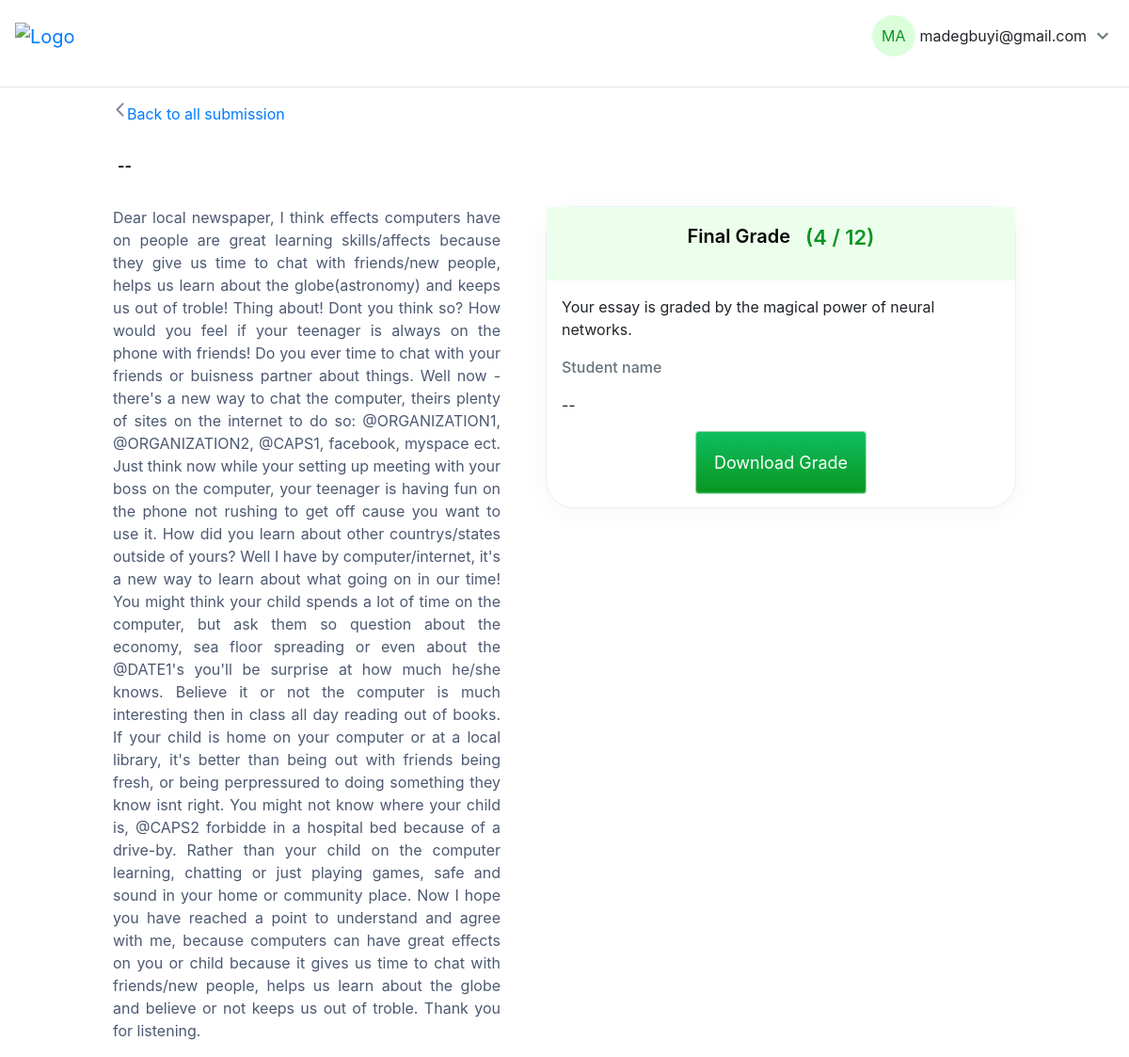
Screenshot of /96/essay96/ with the database file from the repository.
### grader/models.py (models this page shows, shortened)
class Essay(models.Model):
    question = models.ForeignKey(Question, on_delete=models.CASCADE)
    content = models.TextField(max_length=100000)
    score = models.IntegerField(null=True, blank=True)
    matric_no = models.CharField(max_length=20, blank=True, null=True)
    name = models.CharField(max_length=255, blank=True, null=True)
    created_at = models.DateTimeField(auto_now_add=True)

class Question(models.Model):
    question_title = models.TextField(max_length=100000)
    set = models.IntegerField(unique=True)
    min_score = models.IntegerField()
    max_score = models.IntegerField()

### grader/views.py (the view)
# urls.py: path('<int:question_id>/essay<int:essay_id>/', views.essay, name='essay'),
def essay(request, question_id, essay_id):
    essay = get_object_or_404(Essay, pk=essay_id)
    context = {
        "essay": essay,
    }
    return render(request, "grader/essay.html", context)

### grader/templates/grader/essay.html (shortened to what this page needs)
{% extends 'base.html' %}
{% block content %}
<section>
  <div class="main-submission">
    <div class="user">
      <div class="back">
        <a class="back-btn" href="/responses">
          <p>Back to all submission</p>
        </div>
        <p class="name_text">{{ essay.name|default:"--"|title }}</p>
    </div>
    <div class="submission_section">
      <div class="answer-banner">
        <p class="text-justify answer">{{ essay.content }}</p>
      </div>
      <div class="grades">
        <div class="grade-heading">
          <p>Final Grade</p>
          <span>({{ essay.score|default:0 }} / {{ essay.question.max_score }})</span>
        </div>
        <div class="grades-body">
          <p>Your essay is graded by the magical power of neural networks.</p>
          <div>
            <p class="gray-text">Student name</p>
            <p class="name">{{ essay.name|default:"--"|title }}</p>
          </div>
         <div style="display: flex; align-items: center; justify-content: center;">
          <button class="submit">Download Grade</button>
         </div>
        </div>
      </div>
    </div>
  </div>
</section>
{% endblock %}

### grader/templates/grader/essay.html (style rules this page uses)
.answer-banner { width: 80%; }
a { text-decoration: none; cursor: pointer; display: flex; }
.grades { width: 100%; max-width: 500px; height: 20.0625rem; border-radius: 30px; border: 1px solid #EBEEEF; background: white; box-shadow: 0px 4px 27px 0px rgba(0, 0, 0, 0.04); }
.grade-heading { text-align: center; padding: 1rem; display: flex; border-top: 30px; gap: 1rem; justify-content: center; background-color: #ECFFEC; }
.submit { display: flex; padding: 1.1875rem; justify-content: center; align-items: center; gap: 0.5rem; color: white; font-size: 18px; align-self: stretch; cursor: pointer; border-radius: 0.25rem; border: 0.5px solid rgba(255, 255, 255, 0.57); background: linear-gradient(180deg, #0EBE5F 0%, #099620 100%); box-shadow: 0px -0.5px 1px 0.2px rgba(220, 255, 219, 0.37) inset; }
.grade-heading>p { color: black; font-size: 20px; font-weight: 600; }
.grade-heading>span { color: #099620; font-size: 22px; font-weight: 600; }
.grades-body { padding: 1rem; }
.answer { color: #4D5972; }
.submission_section { display: flex; justify-content: space-between; gap: 3rem; }
.gray-text { color: rgba(0, 21, 35, 0.60); font-weight: 500; }
section { background-color: white; height: 90vh; }
.name_text { padding: 15px 5px; color: #101828; font-weight: bold; }
.main-submission { display: flex; flex-direction: column; margin: auto; width: 80%; }
.user { display: flex; flex-direction: column; }
.back { display: flex; gap: 5px; align-items: center; color: #81899E; }

### rows the page displays
Essay: name "--", content "Dear local newspaper, I think effects computers have on people are great learning skills/affects because they give us time to chat with friends/new people, helps us learn about the globe(astronomy) and keeps us out of troble! Thing about! Dont you think so? How would you feel if your teenager is always on the phone with friends! Do you ever time to chat with your friends or buisness partner about things. Well now - there's a new way to chat the computer, theirs plenty of sites on the internet to do so: @ORGANIZATION1, @ORGANIZATION2, @CAPS1, facebook, myspace ect. Just think now while your setting up meeting with your boss on the computer, your teenager is having fun on the phone not…", score "4", question.max_score "12"
